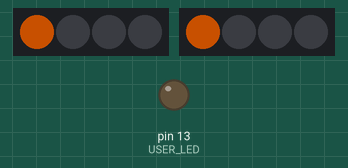
Bench run of a sketch on a simulated Arduino Uno, built with avr-gcc and run on an emulated ATmega328P. On the bench: 2 × 4 RGB LEDs in strip order, left to right, output pins drawn as LEDs (lit = HIGH). Dim RGB values are drawn brighter than linear.

Above: at 0.05 s.
At 0.85 s:
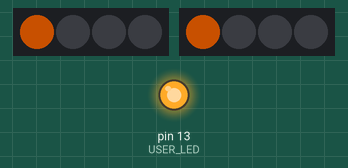
At 1.16 s:
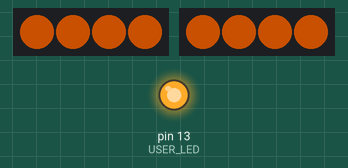
At 1.56 s:
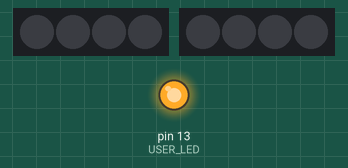
At 2.36 s:
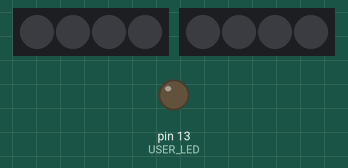
At 3.57 s:
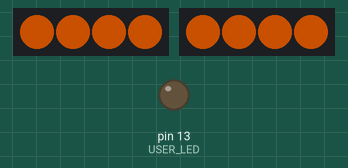
Timing chart, 0 to 3.9 s (numbered marks = the images above):
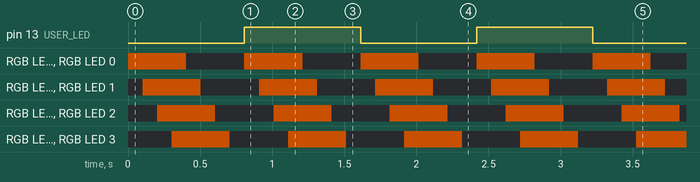

The sketch:

Blinky_Lights_2016_Test.ino
```cpp
#include "FastLED.h"

#define DATA_PIN1    4
#define DATA_PIN2    5
#define USER_LED     13
#define BRIGHTNESS   100
#define LED_TYPE    WS2812B
#define COLOR_ORDER GRB
#define NUM_LEDS    4

CRGB leds[NUM_LEDS];

void setup() {
  FastLED.addLeds<LED_TYPE,DATA_PIN1,COLOR_ORDER>(leds, NUM_LEDS);
  FastLED.addLeds<LED_TYPE,DATA_PIN2,COLOR_ORDER>(leds, NUM_LEDS);
  FastLED.setBrightness(BRIGHTNESS);
  pinMode(USER_LED, OUTPUT);
}

void loop() {
  static bool heartbeat = false;
  int i;
  for (i = 0; i < NUM_LEDS; i++) {
    leds[i] = 0xff6600;
    FastLED.show();
    delay(100);
  }
  for (i = 0; i < NUM_LEDS; i++) {
    leds[i] = 0x000000;
    FastLED.show();
    delay(100);
  }
  heartbeat = !heartbeat;
  digitalWrite(USER_LED, heartbeat);
}
```

Measured:
- by itself, pin 13 (USER_LED): alternates HIGH for 0.81 s and LOW for 0.81 s
- by itself, RGB LED 0–3, RGB LED 0–3: alternates RGB(100, 40, 0) for 0.40 s and off for 0.40 s
- by itself, everything shown: repeats every 1.6 s, in 16 steps
